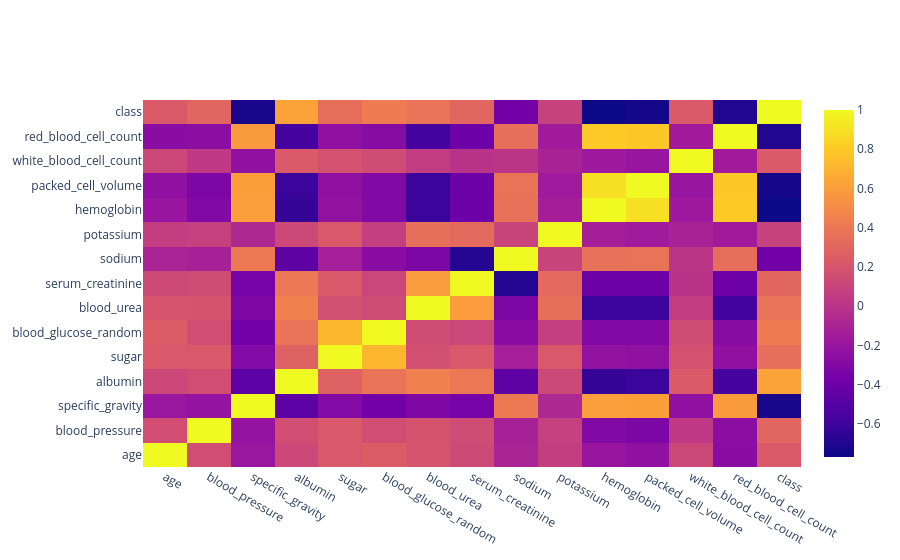

Source (notebook cell):
### Code cell
data_corr=df.corr(numeric_only=True)

fig=go.Figure(data=go.Heatmap(z=data_corr.values, x=data_corr.columns, y=data_corr.index))
fig.show()

### Figure 1 — Plotly figure (JSON) as saved in the notebook; plotly's stock layout.template omitted (floating-point values rounded to 4 significant figures; data arrays with more than 128 entries replaced by an {"elided": "..."} marker saying what was removed)
{"data": [{"type": "heatmap", "x": ["age", "blood_pressure", "specific_gravity", "albumin", "sugar", "blood_glucose_random", "blood_urea", "serum_creatinine", "sodium", "potassium", "hemoglobin", "packed_cell_volume", "white_blood_cell_count", "red_blood_cell_count", "class"], "y": ["age", "blood_pressure", "specific_gravity", "albumin", "sugar", "blood_glucose_random", "blood_urea", "serum_creatinine", "sodium", "potassium", "hemoglobin", "packed_cell_volume", "white_blood_cell_count", "red_blood_cell_count", "class"], "z": {"elided": "15x15 float values"}}], "layout": {}}
